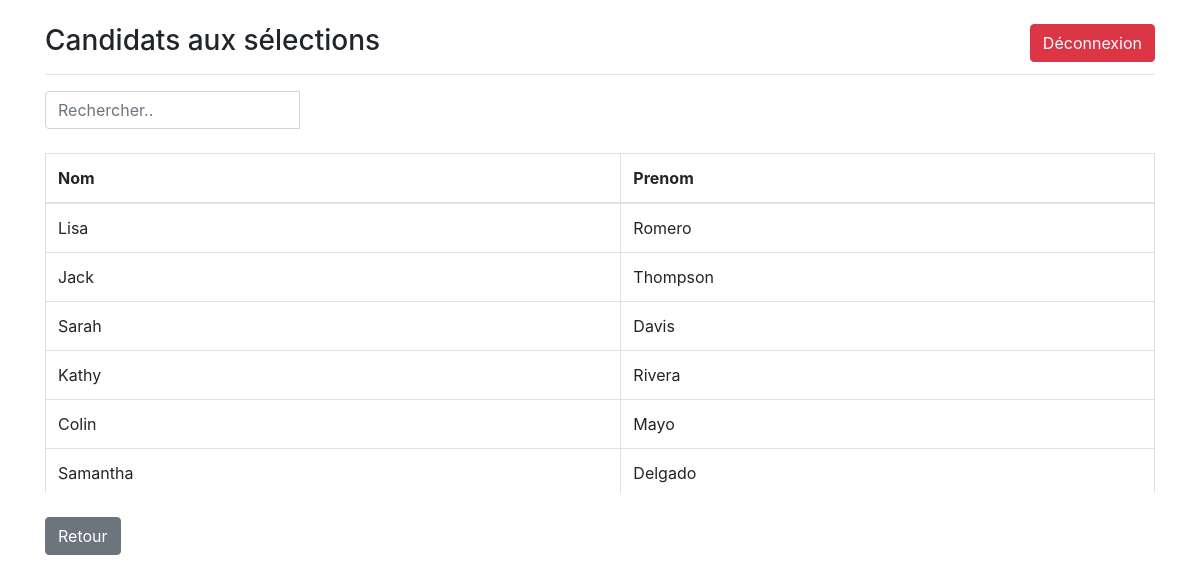
The page /listes_NS/ on the database its author committed.
### CrudApp/models.py (models this page shows, shortened)
class Candidat(models.Model):
    Nom = models.CharField(max_length=50)
    Prenom = models.CharField(max_length=50)
    Note_HG = models.IntegerField(null=True)
    Note_ANG = models.IntegerField(null=True)
    Note_FR = models.IntegerField(null=True)
    Result = models.CharField(max_length=30, blank=True)

### CrudApp/views.py (the view)
# urls.py: path('listes_NS/', views.listes_NS, name='listes_NS'),
def listes_NS(request):
    Candidats = Candidat.objects.filter(Result="Non Sélectionner")
    context = {
        'Candidats': Candidats,
    }
    return render(request,'listes_NS.html',context)

### templates/listes_NS.html (shortened to what this page needs)
{% load static %}
<!DOCTYPE html>
<html lang="en">
    <head>
        <link rel="stylesheet" href="{% static 'css/bootstrap.min.css' %}">
    </head>
    <body>
        <div class="container"><br><a class="btn btn-danger" href="{% url 'logout' %}" id="dec">Déconnexion</a>
            <h3>Candidats aux sélections</h3>
            <hr>
            <div class="row">
                <div class="col-md-3">
                    <div class="input-group">
                        <input class="form-control" id="myInput" type="text" placeholder="Rechercher.."><p>{{ nb }}</p>
                    </div>
                </div>
            </div>
            <br>
            <div class="pre-scrollable">
                <table class="table table-bordered table-hover">
                    <thead>
                        <tr>
                            <th>Nom</th>
                            <th>Prenom</th>
                        </tr>
                    </thead>
                    <tbody id="myTable">
                        {% for Candt in Candidats %}
                        <tr>
                            <td>{{ Candt.Nom }}</td>
                            <td>{{ Candt.Prenom }}</td>
                        </tr>
                        {% endfor %}
                    </tbody>
                </table>
            </div><br>
            <a class="btn btn-secondary" href="/selection">Retour</a>
        </div>
    </body>
</html>

### templates/listes_NS.html (style rules this page uses)
#dec, #gr { float:right; }

### rows shown on the page
Candidat: Nom "Lisa", Prenom "Romero"
Candidat: Nom "Jack", Prenom "Thompson"
Candidat: Nom "Sarah", Prenom "Davis"
Candidat: Nom "Kathy", Prenom "Rivera"
Candidat: Nom "Colin", Prenom "Mayo"
Candidat: Nom "Samantha", Prenom "Delgado"
